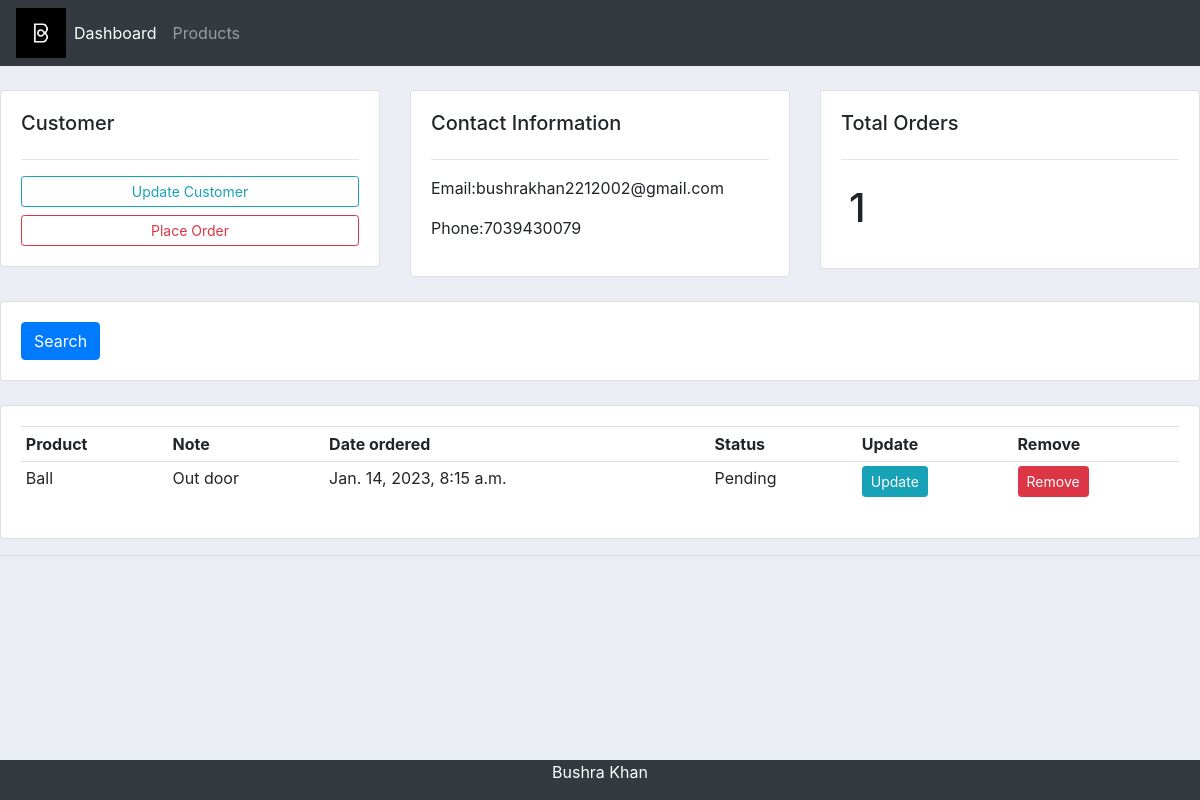
/customer/3/, run on an earlier commit of the app's database.
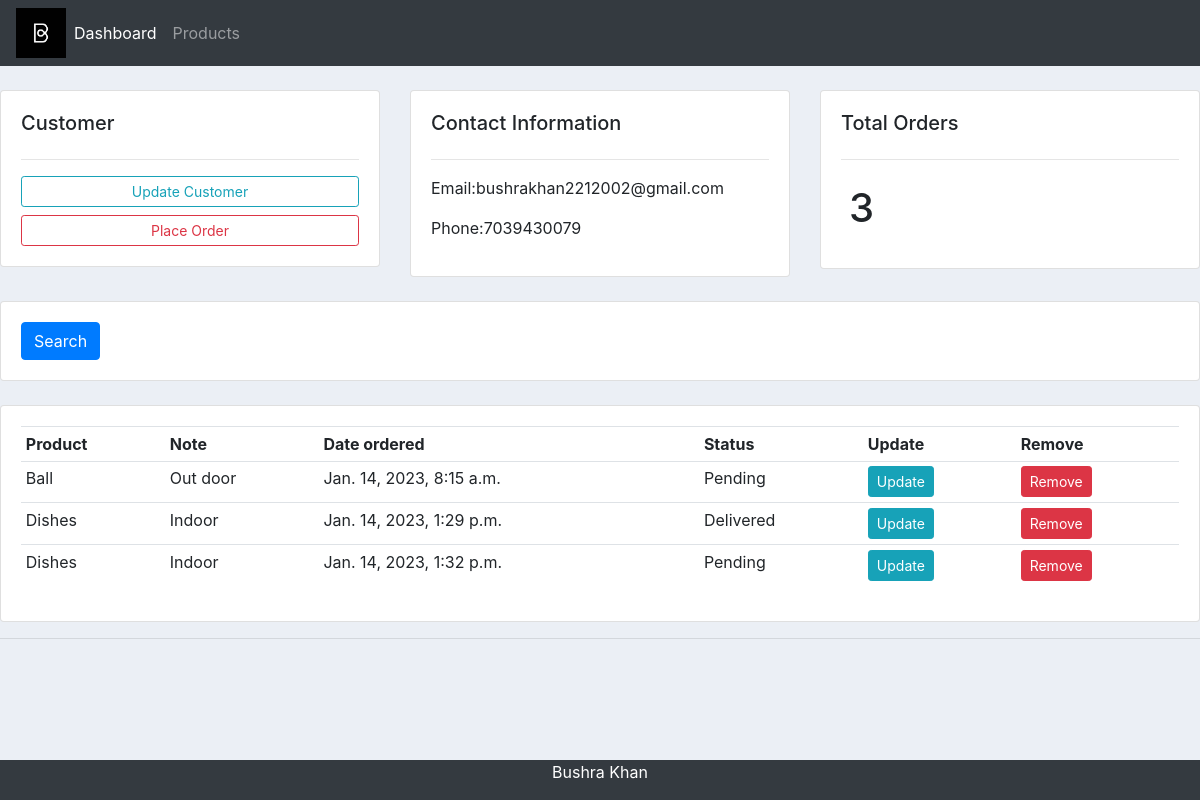
And on a later commit of the database.
### accounts/models.py (models this page shows, shortened)
class Customer(models.Model):
    name = models.CharField(max_length=200, null=True)
    phone = models.CharField(max_length=200, null=True)
    email = models.CharField(max_length=200, null=True)
    date_created = models.DateTimeField(auto_now_add=True, null=True)

class Order(models.Model):
    STATUS = (
        ('Pending','Pending'),
        ('Out for delivery','Out for delivery'),
        ('Delivered','Delivered')
    )
    customer = models.ForeignKey(Customer, null= True, on_delete= models.SET_NULL)
    product = models.ForeignKey(Product, null= True, on_delete= models.SET_NULL)
    date_created = models.DateTimeField(auto_now_add=True, null=True)
    status =  models.CharField(max_length=200, null=True, choices=STATUS)

class Product(models.Model):
    CATEGORY = (
        ('Indoor','Indoor'),
        ('Out door','Out door')
    )
    name = models.CharField(max_length=200, null=True)
    price = models.FloatField(null=True)
    category = models.CharField(max_length=200, null=True, choices=CATEGORY)
    description = models.CharField(max_length=200, null=True, blank=True)
    date_created = models.DateTimeField(auto_now_add=True, null=True)
    tag = models.ManyToManyField(Tag)
    def __str__(self):
        return self.name

### accounts/views.py (the view)
# urls.py: path('customer/<str:pk_test>/', views.customer,name="customer"),
def customer(request,pk_test):
    customer = Customer.objects.get(id=pk_test)
    orders = customer.order_set.all()
    print
    order_total = orders.count()
    context = {'customer':customer,'orders': orders,'order_total':order_total}
    return render(request, 'accounts/customer.html',context)

### accounts/templates/accounts/customer.html
{% extends 'accounts/main.html' %}
{% block content %}
<br>
<div class="row">
    <div class="col-md">
        <div class="card card-body">
            <h5>Customer</h5>
            <hr>
            <a class="btn btn-outline-info btn-sm btn-block" href="">Update Customer</a>
            <a class="btn btn-outline-danger btn-sm btn-block" href="">Place Order</a>
        </div>
    </div>
    <div class="col-md">
        <div class="card card-body">
            <h5>Contact Information</h5>
            <hr>
            <p>Email:{{ customer.email}}</p>
            <p>Phone:{{ customer.phone}}</p>
        </div>
    </div>
    <div class="col-md">
        <div class="card card-body">
            <h5>Total Orders</h5>
            <hr>
            <h1 style="text-align:centre;padding:8px">{{order_total}}</h1>
        </div>
    </div>
</div>
<br>
<div class="row">
    <div class="col">
        <div class="card card-body">
            <form method="get">
                <button class="btn btn-primary" type="submit">Search</button>
            </form>
        </div>
    </div>
</div>
<br>
<div class="row">
    <div class="col-md">
        <div class="card card-body">
            <table class="table table-sm">
                <tr>
                    <th>Product</th>
                    <th>Note</th>
                    <th>Date ordered</th>
                    <th>Status</th>
                    <th>Update</th>
                    <th>Remove</th>
                </tr>
                {% for order in orders %}
                <tr>
                    <td>{{ order.product}}</td>
                    <td>{{ order.product.category}}</td>
                    <td>{{ order.date_created}}</td>
                    <td>{{ order.status}}</td>
                    <td><a href="" class="btn btn-sm btn-info">Update</a></td>
                    <td><a href="" class="btn btn-sm btn-danger">Remove</a></td>
                </tr>
                {% endfor %}
            </table>
        </div>
    </div>
</div>
{% endblock %}

### accounts/templates/accounts/main.html (shortened to what this page needs)
{% load static %}
<!DOCTYPE html>
<html lang="en">
<head>
    <link rel="stylesheet" href="https://cdn.jsdelivr.net/npm/bootstrap@4.0.0/dist/css/bootstrap.min.css"
>
    <link rel="stylesheet" type="text/css" href="{% static '/css/main.css' %}">
</head>
<body>
    {% include 'accounts/navbar.html'%}
    {% block content %}{% endblock %}
    <hr>
    <div class="footer">
        <p>Bushra Khan</p>
      </div>
</body>
</html>

### accounts/templates/accounts/navbar.html (shortened to what this page needs)
{% load static %}
<nav class="navbar navbar-expand-lg navbar-dark bg-dark">
        <img width="50px" height="50px" src="{% static 'images/logo.png' %}">
        <div class="collapse navbar-collapse" id="navbarNav">
          <ul class="navbar-nav">
            <li class="nav-item active">
              <a class="nav-link" href="{% url 'home' %}">Dashboard</a>
            </li>
            <li class="nav-item">
              <a class="nav-link" href="{% url 'products' %}">Products</a>
            </li>
          </ul>
        </div>
      </nav>

### static/css/main.css (style rules this page uses)
body { background-color: #ebeff5; }
.footer { position: fixed; bottom: 0; width: 100%; background-color: #343A40; color: white; text-align: center; }

What changed in the data, as far as the page shows it:
added Order: product "Dishes", product.category "Indoor", date_created "Jan. 14, 2023, 1:29 p.m.", status "Delivered"
added Order: product "Dishes", product.category "Indoor", date_created "Jan. 14, 2023, 1:32 p.m.", status "Pending"
Also different on the page:
{{ order_total }}: "1" → "3"
